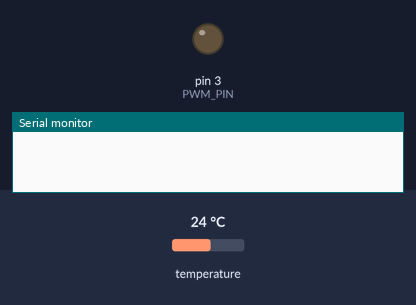
Recording of a sketch running on a simulated Arduino Uno, built with avr-gcc and run on an emulated ATmega328P. Shown: output pins drawn as LEDs (lit = HIGH), the last lines printed to the serial monitor. Inputs (shaded band) come from the test bench; at power-on: temperature 24 °C.

Above: at 0.1 s.
At 2.8 s:
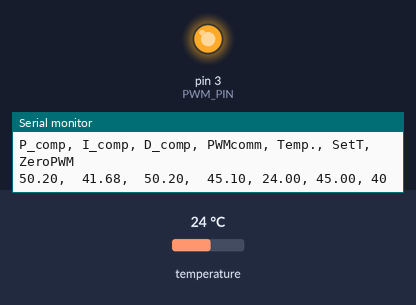
Timing chart, 0 to 4.3 s (numbered marks = the images above):
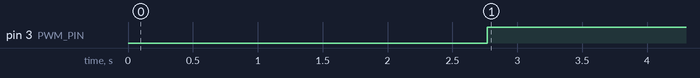

Measured:
- by itself, pin 3 (PWM_PIN): LOW → HIGH at 2.8 s

The sketch:

PWM_PID_algorithm_0_7.ino
```cpp
 /*
 *
 * https://alexgyver.ru/lessons/pid/
 *
 * ROM = 28 6D 89 75 D0 1 3C 46  - black waterproof sensor
 */

#include <OneWire.h>
#include "DallasTemperature.h"

#define SENS_PIN 4
#define PWM_PIN 3

#define HEATING 0
#define COOLING 1

#define SET_T 45.0
#define HYSTER 2.0
#define STEP 2.0

OneWire oneWire(SENS_PIN);
DallasTemperature sensors(&oneWire);
DeviceAddress tSensor = { 0x28, 0x6D, 0x89, 0x75, 0xD0, 0x1, 0x3C, 0x46 };

struct REGULATOR {
    float setTemp = SET_T;          // set value (degrees C)
    float temp;                     // imput sygnal (temperature)

    float Kp = 150;                 // Proportional factor / gain factor 1:100, 2:70, 3:150
    float Ki = 2;                   // Integral factor  1:5 (76S), 2:0.5 (190S), 3:2.0
    float Kd = 2000;                // Differential factor 1:500, 2:1250, 3:2500 4:1250
    float _dt_S = STEP;             // differentiation step (Seconds)
    bool  _direction = HEATING;     // Working direction (heating or cooling)
    bool  switchOn = false;         // Relay status (Control signal)
    int   PWM_level = 0;

} Heater;

struct FILTER {
  float k = 0.1;                        // коэффициент фильтрации, 0.0-1.0
  static const int NUM_READ = 10;       // количество усреднений для средних арифм. фильтров

  private:
      float valArray[NUM_READ];

  public:
    void setUp (float value) {
      for (int i = 0; i < NUM_READ; i++) valArray[i] = value;
    }


    float runningAverage(float newVal) {  // *** running average method ***
      static byte idx = 0;

      valArray[idx] = newVal;                                       // each time in the new cell of the "ring" register
      if (++idx >= NUM_READ) idx = 0;                               // "ring" register increment and reset

      float average = 0;
      for (int i = 0; i < NUM_READ; i++) average += valArray[i];    // summ of all members
      return (float)average / NUM_READ;   // average calculation
    } // *** running Average ***

    float runningAverageOptim(float newVal) {    // *** optimal running average ***
      static int t = 0;
      static int vals[NUM_READ];
      static int average = 0;
      if (++t >= NUM_READ) t = 0; // ring register reset
      average -= vals[t];         // old value substruction from the current cell
      average += newVal;          // new value addition
      vals[t] = newVal;           // saving the value into the array
      return ((float)average / NUM_READ);
    } // *** optimal running Average ***

    float expRunningAverage(float newVal) {     // *** exponential running average ***
      static float filVal = 0;
      filVal += (newVal - filVal) * k;
      return filVal;
    }      // *** exponential running average ***
} filterT; // object of the structure FILTER

void setup()
{
  pinMode( PWM_PIN, OUTPUT );
  // TCCR2B = (TCCR2B & 0xF8) | 1; //
  TCCR2B = 0b00000001;  // x1
  TCCR2A = 0b00000011;  //

  Serial.begin(57600);
  sensors.begin();
  sensors.setResolution(12);


  sensors.requestTemperatures();                                        // First reading of the  temperature values
  Heater.temp = sensors.getTempC(tSensor);

  filterT.setUp(Heater.temp);                                          // SetUp procedure

  plot(Heater, 1);                // Captures of charts should be printed first

} // end setup()


void loop()
{
  static unsigned long tPoint;

  if ( millis() - tPoint >= Heater._dt_S * 1000 ) {
    tPoint = millis();

    sensors.requestTemperatures();                                        // Command to read temperature values
    Heater.temp = filterT.runningAverage( sensors.getTempC(tSensor) );   // Getting measurement results and carriing out the digital filtering

    PWM_control( Heater, PWM_PIN );                   // Calculation of PID parameters, detemination of the pwm control level
                                                      // and sending it to the pwm generator at PWM_PIN
    plot( Heater, 0);
    readCoeff( Heater, 1 );
  }
} // end loop()

void PWM_control( REGULATOR &H, int pwmPin ) {
  float delta(0);
  static float prevDelta(0);
  static int lastPWM;
  static float Icomp(0.0);
  float Pcomp (0.0), Dcomp(0.0);
  int targetPWM, currentPWM;

  delta = H.setTemp - H.temp;
  /* P-component
   * Pcomp = delta * Kp;
   *
   * I-comonent
   * Icomp = delta * _dt_S;
   * Icomp *= Ki;
   *
   * D-component
   * Dcomp = ( lastDelta - delta ) / _dt_S;
   * Dcomp *= Kd;
   *
   * kP = 0.6 * kP1               // kP = 150                                 100
   * kI = kP / T * 2 * dt         // t = 76S, kI = 150 / 76 * 2 * 2 = 8       2   (200S)
   * kD = kP * T / 8 / dt         // kD = 150 * 76 / 8 / 2 = 750              1250(200S)
   */

  Pcomp = constrain( delta * H.Kp, - 510.0, + 510.0);                       // Proportial component
  Icomp = constrain( Icomp + delta * H._dt_S * H.Ki, -510.0, 510.0); // iComponent( Heater, delta );          // Integral component
  Dcomp = (delta - prevDelta) / H._dt_S * H.Kd;                             // Differential componennt
  prevDelta = delta;

  Dcomp = filterT.runningAverageOptim(Dcomp);

  Serial.print( 40.0 + float(Pcomp) / 50.0 );   Serial.print (",  ");
  Serial.print( 40.0 + constrain( float(Icomp), -510.0, +510.0 ) / 50.0 );   Serial.print (",  ");
  Serial.print( 40.0 + constrain( float(Dcomp), -510.0, +510.0 ) / 50.0 );   Serial.print (",  ");

  targetPWM = constrain( (int)( Pcomp + Icomp + Dcomp + 0.5 ), 0, 255 );

  currentPWM = targetPWM;
  lastPWM = currentPWM;
  H.PWM_level = currentPWM;

  analogWrite( pwmPin, currentPWM );
} // end PWMcontrol()

void plot( REGULATOR &H, bool capture ) {
  String data = "";

  if (capture) {
    Serial.println("P_comp, I_comp, D_comp, PWMcomm, Temp., SetT, ZeroPWM");
  } else {
    data = String( 40.0 + float(H.PWM_level) / 50.0 ) + ", " + String(H.temp) + ", " + String(H.setTemp) + ", " + String(40) + "\n";

    Serial.print( data );
  }
} // end plot()

void readCoeff( REGULATOR &H, uint8_t coeffNum ) {

    String Inp = "";

    Inp = Serial.readString();
    if ( Inp.length() > 0 && Inp.toFloat() ) H.Kp = Inp.toFloat(); // If there is an input AND this input contains meaningful number
}
```
